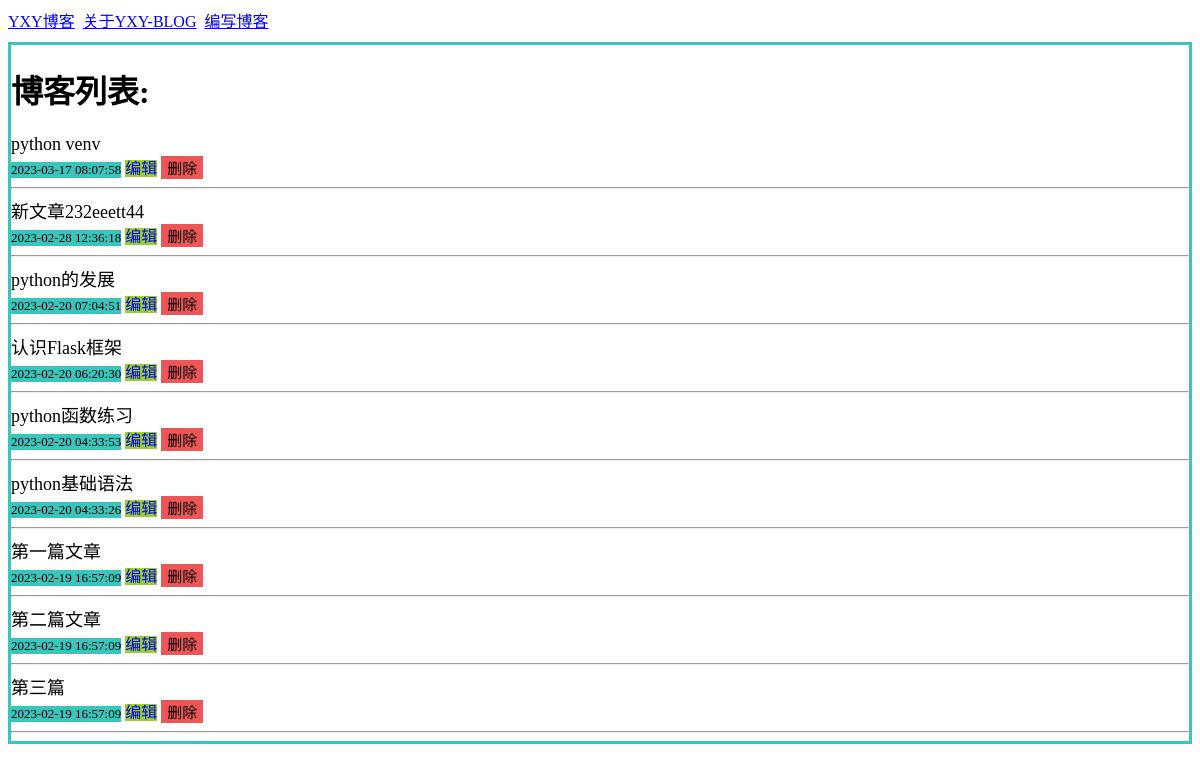
The page / on the database its author committed.
### tables this page shows
CREATE TABLE blog (
    id INTEGER PRIMARY KEY AUTOINCREMENT,
    created TIMESTAMP NOT NULL DEFAULT CURRENT_TIMESTAMP,
    title TEXT NOT NULL,
    content TEXT NOT NULL
);

### app.py (the view)
@app.route('/')
def index():
    conn = get_db_conn()
    blogs = conn.execute('select * from blog order by created desc').fetchall()  # 从句柄获取data
    html = render_template('index.html', blogs = blogs)
    return html

### app.py (called while the page is built)
def get_db_conn():
    conn = sqlite3.connect('./db/yxyblog.db')
    conn.row_factory = sqlite3.Row
    return conn

### templates/index.html
{% extends 'base.html' %}
{% block content %}
    <h1>{% block title %}博客列表{% endblock %}:</h1>
    {% for blog_idx in blogs %}
        <a class="blog_list_title" href="{{ url_for('blog', blog_id=blog_idx['id']) }}">
            <div>{{ blog_idx['title'] }}</div>
        </a>
        <div class="time">{{ blog_idx['created'] }}</div>
        <a class="edit_btn" href="{{ url_for('edit', blog_id=blog_idx['id']) }}">编辑</a>
        <form class="delete_form" action="{{url_for('delete',blog_id=blog_idx['id'])}}" method="POST">
            <input class="delete_btn" type="submit" value="删除" onclick="return confirm('确定要删除吗？')"></input>
        </form>
        <hr>
    {% endfor %}
{% endblock %}

### static/css/index.css (style rules this page uses)
.time { display: inline-block; font-size: 13px; background-color: #39c5bb; }
.blog_list_title { color:black; font-size: 18px; text-decoration: none; }
.edit_btn { font-size: 16px; text-decoration: none; background-color: yellowgreen; }
.delete_form { display: inline-block; }
.delete_btn { cursor: pointer; border: none; font-size: 15px; background-color: #ed5656; }

### rows shown on the page
blog: title "python venv", created "2023-03-17 08:07:58"
blog: title "新文章232eeett44", created "2023-02-28 12:36:18"
blog: title "python的发展", created "2023-02-20 07:04:51"
blog: title "认识Flask框架", created "2023-02-20 06:20:30"
blog: title "python函数练习", created "2023-02-20 04:33:53"
blog: title "python基础语法", created "2023-02-20 04:33:26"
blog: title "第一篇文章", created "2023-02-19 16:57:09"
blog: title "第二篇文章", created "2023-02-19 16:57:09"
blog: title "第三篇", created "2023-02-19 16:57:09"
